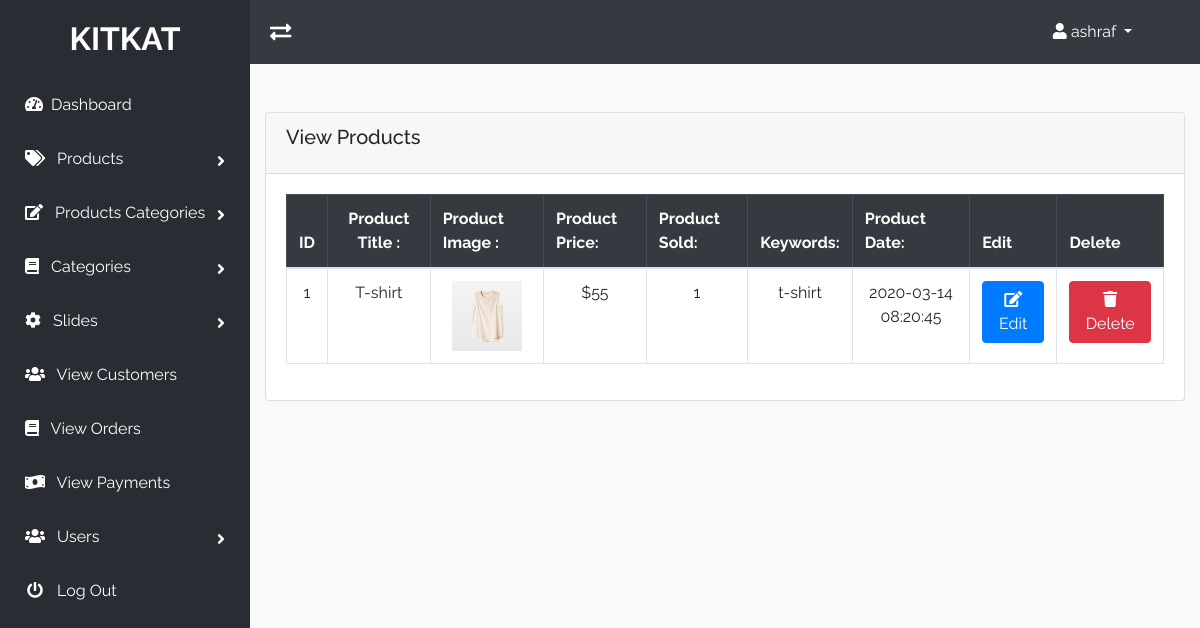
Page /admin_area/index.php?view_products (signed in) on the committed database.
### tables this page shows
CREATE TABLE `products` (
  `product_id` int(10) NOT NULL,
  `p_cat_id` int(10) NOT NULL,
  `cat_id` int(10) NOT NULL,
  `date` timestamp NOT NULL DEFAULT current_timestamp() ON UPDATE current_timestamp(),
  `product_title` text NOT NULL,
  `product_img1` text NOT NULL,
  `product_img2` text NOT NULL,
  `product_img3` text NOT NULL,
  `product_price` int(10) DEFAULT NULL,
  `product_keywords` text NOT NULL,
  `product_desc` text NOT NULL
);

### admin_area/view_products.php (the view)
<?php
if(!isset($_SESSION['admin_email'])){
    echo"<script>window.open('login.php','_self')</script>";
}else {
?>
    <div class="content">
        <div class="card">
            <div class="card-header">
                <h5 class="card-title">View Products</h5>
            </div>
            <div class="card-body">
                <div class="table-responsive">
                    <table class="table table-bordered ">
                        <thead class='table-dark'>
                            <tr>
                                <th>ID</th>
                                <th class='text-center'>Product Title : </th>
                                <th>Product Image : </th>
                                <th>Product Price: </th>
                                <th>Product Sold: </th>
                                <th>Keywords: </th>
                                <th>Product Date: </th>
                                <th>Edit</th>
                                <th>Delete</th>
                            </tr>
                        </thead>
                        <tbody>
                            <?php
                                $get_pro = "SELECT * FROM products";
                                $stmt = $con->query($get_pro);
                                $products = $stmt->fetchAll(PDO::FETCH_CLASS);
                                foreach($products as $pro) {
                                    $pro_id         = $pro->product_id;
                                    $pro_title      = $pro->product_title;
                                    $pro_img        = $pro->product_img1;
                                    $pro_price      = $pro->product_price;
                                    $pro_keywords   = $pro->product_keywords;
                                    $pro_date	    = $pro->date;
                                    $get_sold = "SELECT * FROM padding_orders where product_id = '$pro_id' ";
                                    $stmt = $con->query($get_sold);
                                    $count = $stmt->rowCount();
                                    echo "
                                            <tr>
                                                <td class='text-center'>$pro_id</td>
                                                <td class='text-center'>$pro_title</td>
                                                <td class='text-center'> <img src='./product_images/$pro_img' style='max-width: 70px'> </td>
                                                <td class='text-center'>$$pro_price</td>
                                                <td class='text-center'>$count</td>
                                                <td class='text-center'>$pro_keywords</td>
                                                <td class='text-center'>$pro_date</td>
                                                <td class='text-center'>
                                                    <a class='btn btn-primary' href='index.php?edit_product=$pro_id'>
                                                        <i class='fas fa-edit'></i> Edit
                                                    </a>
                                                </td>
                                                <td class='text-center'>
                                                    <a class='btn btn-danger' href='index.php?delete_product=$pro_id'>
                                                        <i class='fas fa-trash'></i> Delete
                                                    </a>
                                                </td>
                                            </tr>
                                        ";
                                }
                            ?>
                        </tbody>
                    </table>
                </div>
            </div>
        </div>
    </div>
<?php
    }
?>

### admin_area/includes/nav.php (shortened to what this page needs)
<div class="header navbar bg-dark">
    <i class="fas fa-exchange-alt fa-lg toggle-sidebar"></i>
    <ul class="list-unstyled m-0 mr-5">
        <li class="dropdown">
            <a href="#" class="dropdown-toggle" data-toggle="dropdown">
                <i class="fa fa-user"></i> <?php echo $admin_name ?> <b class="caret"></b>
            </a>
        </li>
    </ul>
</div>

### admin_area/css/style.css (style rules this page uses)
body { font-family:'Raleway', sans-serif;background:#ffffff }
h1,h2,h3,h4,h5,h6,p,span { font-family:'Raleway', sans-serif }
a { text-decoration:none !important;color:#000;-webkit-transition:.3s;transition:.3s }
.btn { cursor:pointer }
.header { background:#292c33;padding:20px }
.header .toggle-sidebar { cursor:pointer;color:#FFF }
.header .dropdown-toggle { color:#FFF }

### rows in the picture
products: product_id "1", product_title "T-shirt", product_img1 (picture), product_price "55", count "1", product_keywords "t-shirt", date "2020-03-14 08:20:45"

### other values in the picture
$admin_name "ashraf"
